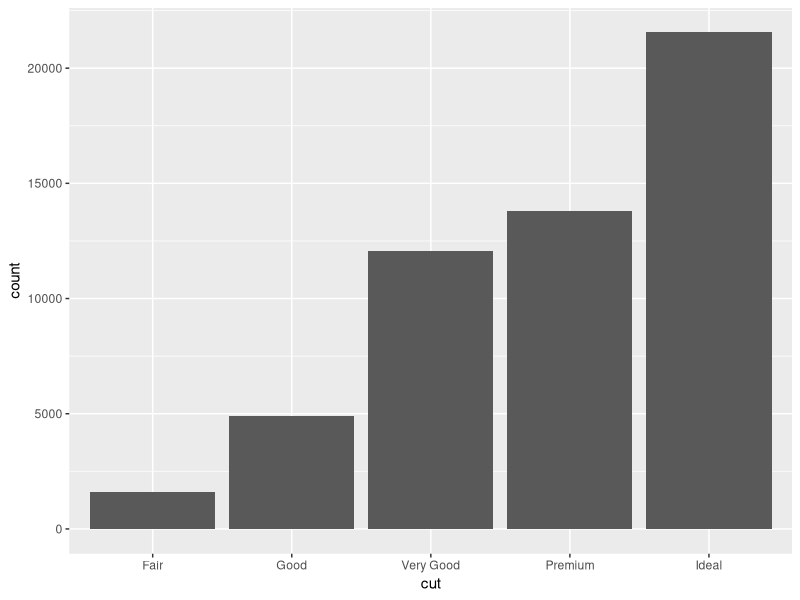
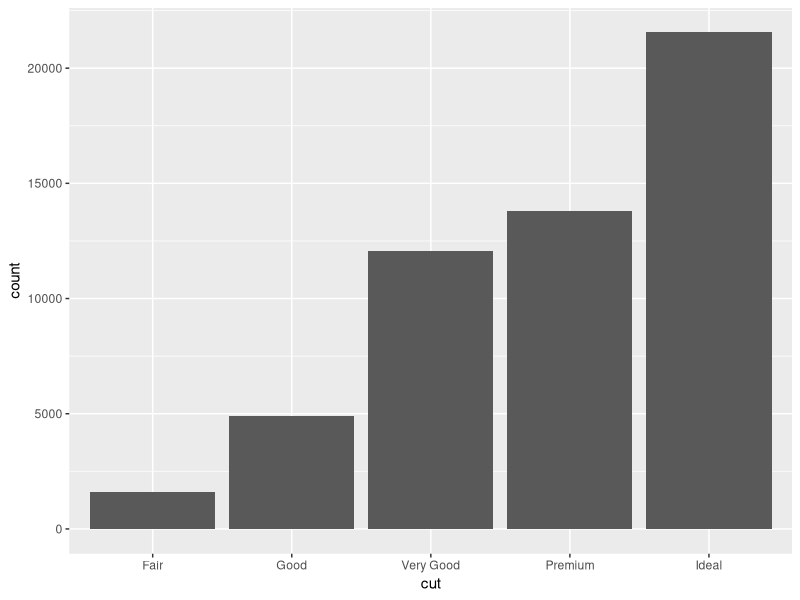
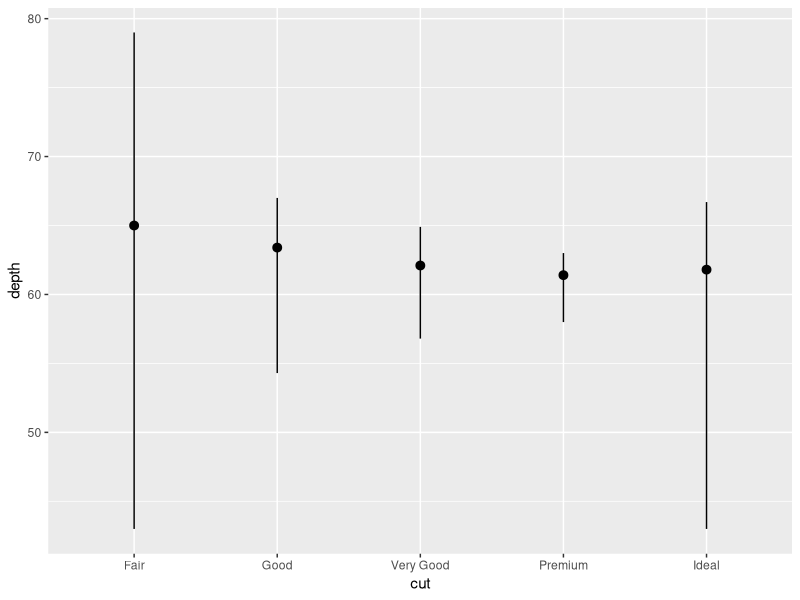
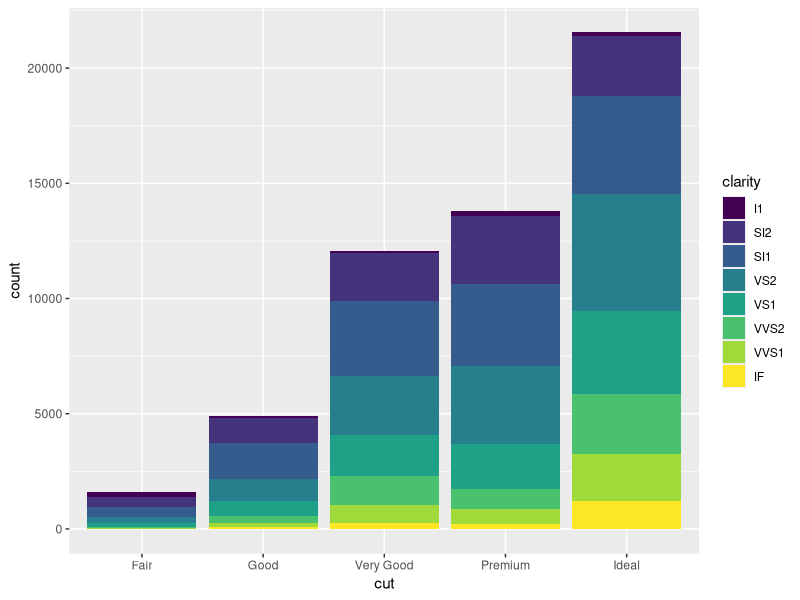
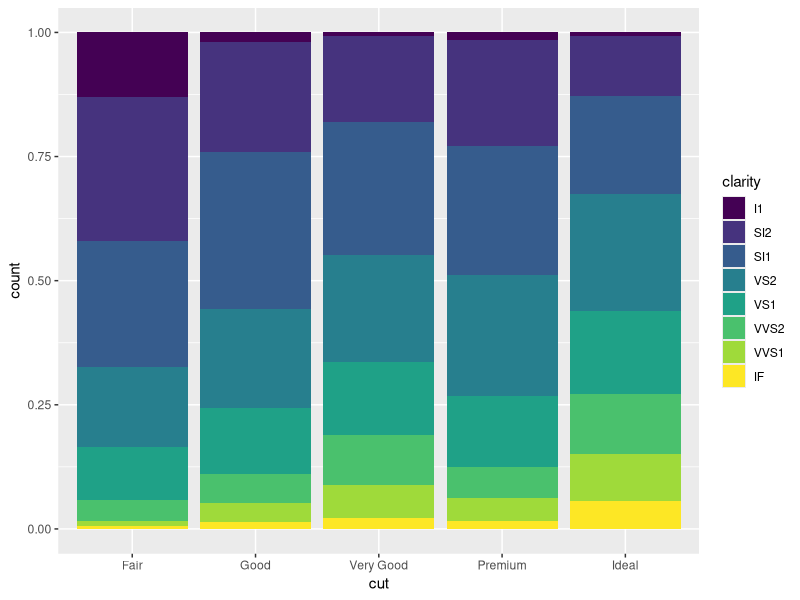
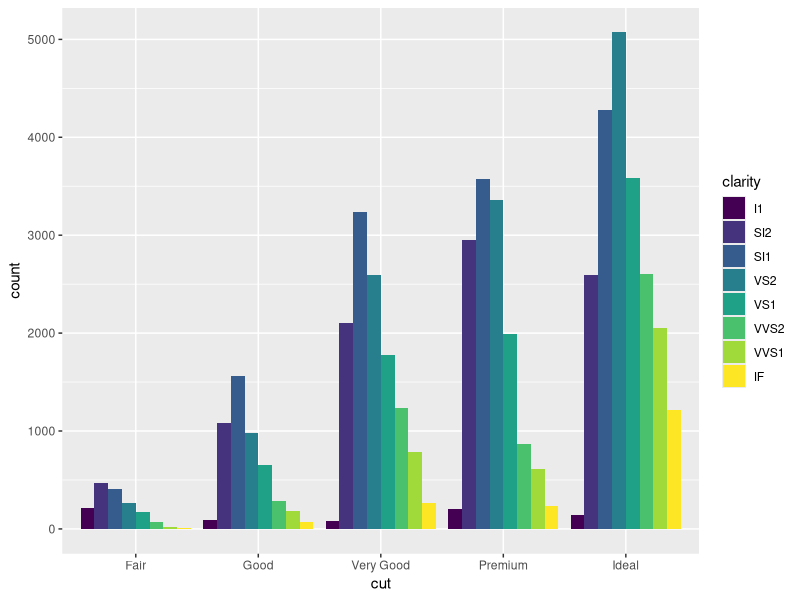
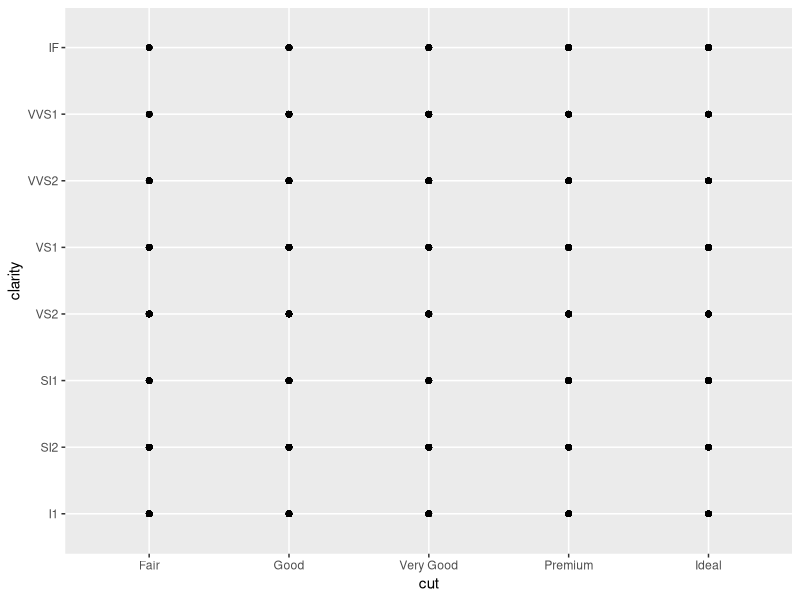
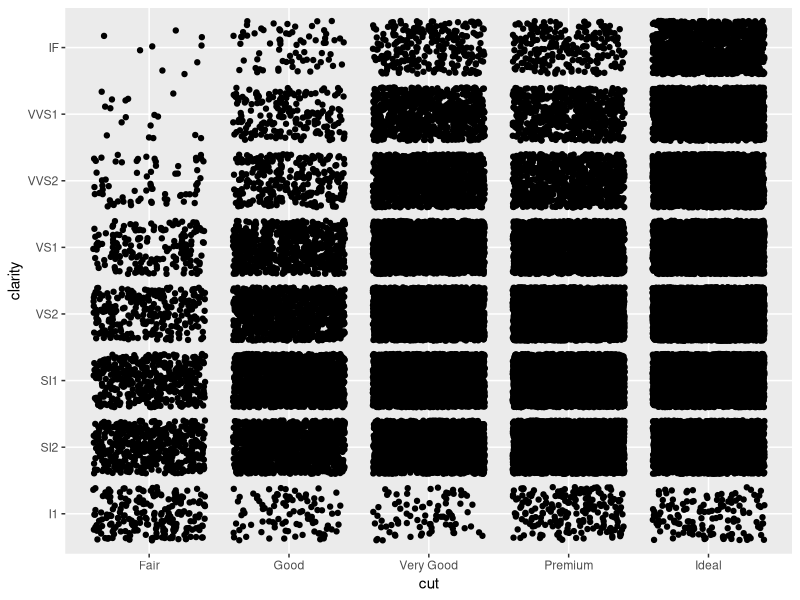

These charts were generated, in order, by the following R code:
# Exercise 2: More ggplot2 Grammar

# Install and load `ggplot2`
# install.packages("ggplot2") # if needed
library("ggplot2")

# For this exercise you will again be working with the `diamonds` data set.
# Use `?diamonds` to review details about this data set
?diamonds

## Statistical Transformations

# Draw a bar chart of the diamonds data, organized by cut
# The height of each bar is based on the "count" (number) of diamonds with that cut
ggplot(data = diamonds) +
  geom_bar(mapping = aes(x=cut))

# Use the `stat_count` to apply the statistical transformation "count" to the diamonds
# by cut. You do not need a separate geometry layer!
ggplot(data = diamonds) +
  stat_count(mapping = aes(x=cut))

# Use the `stat_summary` function to draw a chart with a summary layer.
# Map the x-position to diamond `cut`, and the y-position to diamond `depth`
# Bonus: use `min` as the function ymin, `max` as the function ymax, and `median` as the function y
ggplot(data = diamonds) +
  stat_summary(mapping = aes(x = cut, y = depth),
               fun.ymin = min, fun.ymax = max, fun.y = median)

## Position Adjustments

# Draw a bar chart of diamond data organized by cut, with each bar filled by clarity.
# You should see a _stacked_ bar chart.
ggplot(data = diamonds) +
  geom_bar(mapping = aes(x = cut, fill = clarity))

# Draw the same chart again, but with each element positioned to "fill" the y axis
ggplot(data = diamonds) +
  geom_bar(mapping = aes(x = cut, fill = clarity), position = "fill")

# Draw the same chart again, but with each element positioned to "dodge" each other
ggplot(data = diamonds) +
  geom_bar(mapping = aes(x = cut, fill = clarity), position = "dodge")

# Draw a plot with point geometry with the x-position mapped to `cut` and the y-position mapped to `clarity`
# This creates a "grid" grouping the points
ggplot(data = diamonds) +
  geom_point(mapping = aes(x = cut, y = clarity))

# Use the "jitter" position adjustment to keep the points from all overlapping!
# (This works a little better with a sample of diamond data, such as from the previous exercise).

ggplot(data = diamonds) +
  geom_point(mapping = aes(x = cut, y = clarity), position = "jitter")

## Scales

# Draw a "boxplot" (with `geom_boxplot()`) for the diamond's price (y) by color (x)
ggplot(data = diamonds) +
  geom_boxplot(mapping = aes(x=color, y=price))

# This has a lot of outliers, making it harder to read. To fix this, draw the same plot but
# with a _logarithmic_ scale for the y axis.
ggplot(data = diamonds) +
  geom_boxplot(mapping = aes(x=color, y=price)) +
  scale_y_log10()

# For another version, draw the same plot but with `violin` geometry instead of `boxplot` geometry!
# How does the logarithmic scale change the data presentation?


# Another interesting plot: draw a plot of the diamonds price (y) by carat (x), using a heatmap of 2d bins
# (geom_bin2d)
# What happens when you make the x and y channels scale logarithmically?


# Draw a scatter plot for the diamonds  price (y) by carat (x). Color each point by the clarity
# (Remember, this will take a while. Use a sample of the diamonds for faster results)


# Change the color of the previous plot using a ColorBrewer scale of your choice. What looks nice?



## Coordinate Systems

# Draw a bar chart with x-position and fill color BOTH mapped to cut
# For best results, SET the `width` of the geometry to be 1 (fill plot, no space between)
# You can save this to a variable for easier modifications


# Draw the same chart, but with the coordinate system flipped


# Draw the same chart, but in a polar coordinate system. Now you have a Coxcomb chart!



## Facets

# Take the scatter plot of price by carat data (colored by clarity) and add _facets_ based on
# the diamond's `color`



## Saving Plots

# Use the `ggsave()` function to save one of your plots (the most recent one generated) to disk.
# Name the output file "my-plot.png".
# Make sure you've set the working directory!!
